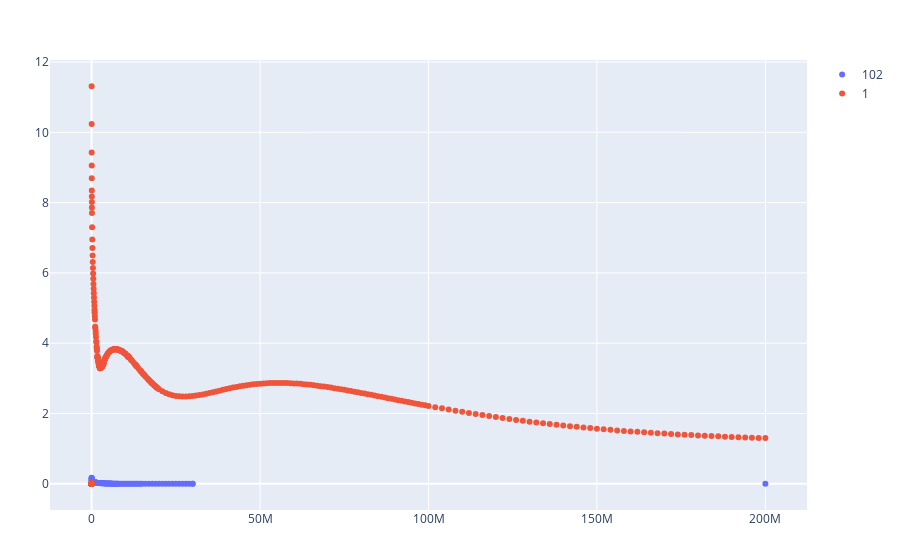

The notebook cell this image was saved under:
### Code cell
file_path = get_talys_file_path("neutron", write_in_z_a_format("70Ge"))[1]
MT = 102
energy, cross_sections = energy_and_cross_section(file_path, MT, true)
total_energy, total_cross_sections = energy_and_cross_section(file_path, 1, true)
PlotlyJS.plot([PlotlyJS.scatter(x=energy, y=cross_sections, mode="markers", name=MT),
    PlotlyJS.scatter(x=total_energy, y=total_cross_sections, mode="markers", name="1")])
